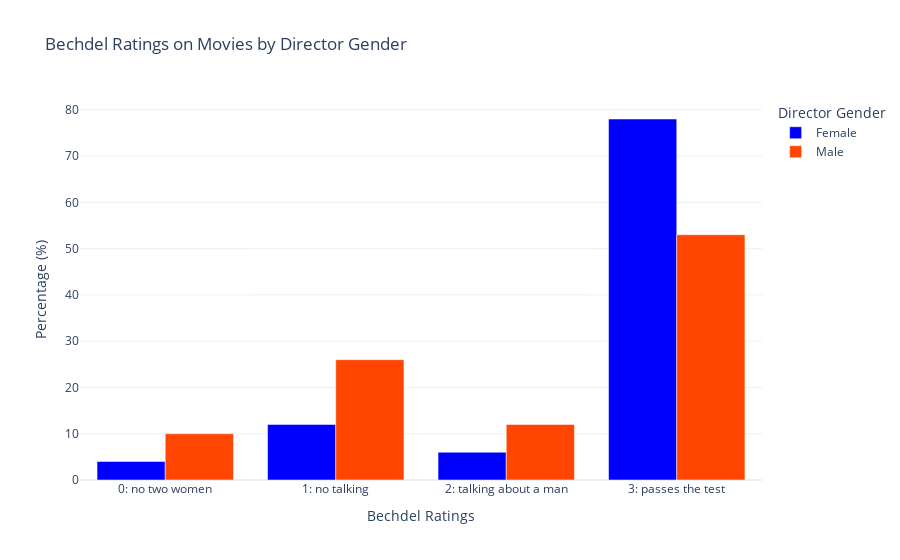

Source (notebook cell):
### Code cell
import plotly.graph_objects as go

# Data
categories = ["0: no two women", "1: no talking", "2: talking about a man", "3: passes the test"]
female_percentages = combined_df['pourcentage_x'].values
male_percentages = combined_df['pourcentage_y'].values

# Set up the bar plot
fig = go.Figure()

# Female percentage bars
fig.add_trace(go.Bar(
    x=categories,
    y=female_percentages,
    name="Female",
    marker_color="blue"
))

# Male percentage bars
fig.add_trace(go.Bar(
    x=categories,
    y=male_percentages,
    name="Male",
    marker_color="orangered"
))

# Update layout
fig.update_layout(
    title="Bechdel Ratings on Movies by Director Gender",
    xaxis_title="Bechdel Ratings",
    yaxis_title="Percentage (%)",
    barmode='group',
    legend_title="Director Gender",
    template="plotly_white"
)

# Show the plot
fig.show()

### Figure 1 — Plotly figure (JSON) as saved in the notebook; plotly's stock layout.template omitted (floating-point values rounded to 4 significant figures)
{"data": [{"marker": {"color": "blue"}, "name": "Female", "type": "bar", "x": ["0: no two women", "1: no talking", "2: talking about a man", "3: passes the test"], "y": [4, 12, 6, 78]}, {"marker": {"color": "orangered"}, "name": "Male", "type": "bar", "x": ["0: no two women", "1: no talking", "2: talking about a man", "3: passes the test"], "y": [10, 26, 12, 53]}], "layout": {"barmode": "group", "legend": {"title": {"text": "Director Gender"}}, "title": {"text": "Bechdel Ratings on Movies by Director Gender"}, "xaxis": {"title": {"text": "Bechdel Ratings"}}, "yaxis": {"title": {"text": "Percentage (%)"}}}}
